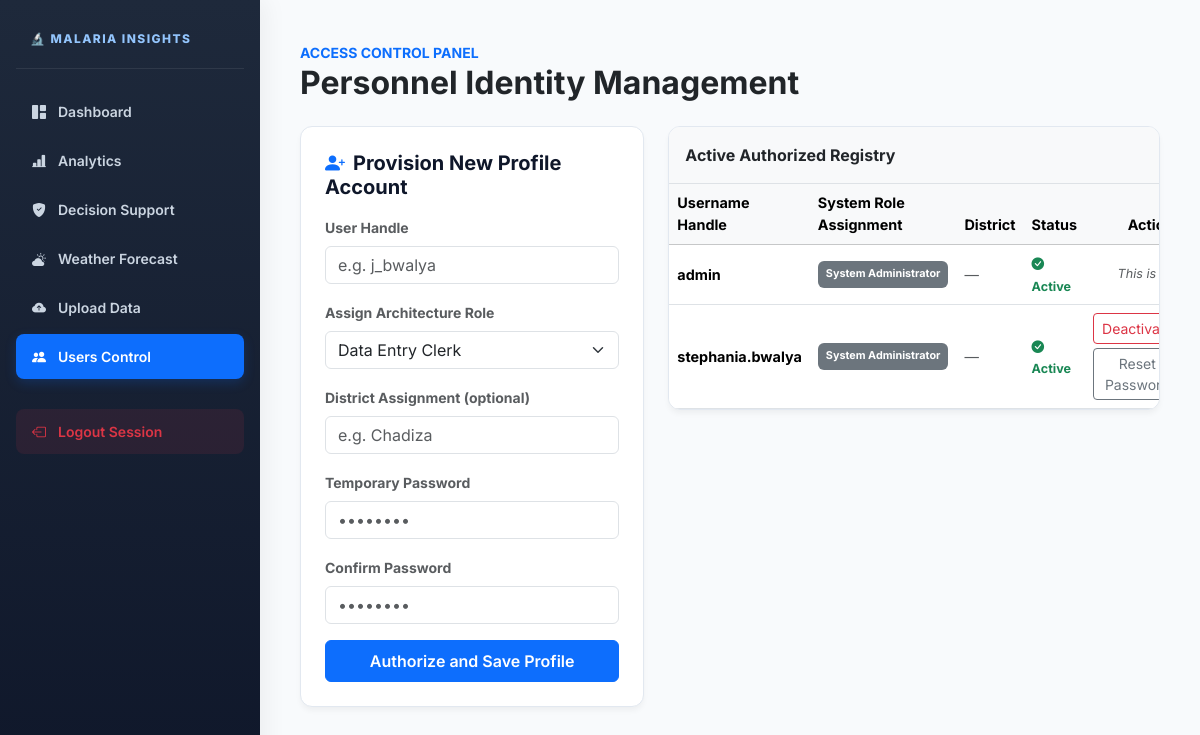
Page /user-management/ (signed in) on the committed database.
### malaria/models.py (models this page shows, shortened)
class SystemUser(AbstractUser):
    ROLE_CHOICES = (
        ('ADMIN', 'System Administrator'),
        ('EPIDEMIOLOGIST', 'Public Health Epidemiologist'),
        ('CLERK', 'Data Entry Clerk'),
    )
    role = models.CharField(max_length=20, choices=ROLE_CHOICES, default='CLERK')
    district_assignment = models.CharField(max_length=100, blank=True, null=True)

### malaria/views.py (the view, shortened to what this page needs)
# urls.py: path('user-management/', views.users_view, name='users'),
@login_required
def users_view(request):
    if request.user.role != 'ADMIN':
        messages.error(request, "Unauthorized Access Blocked. Administrative Privileges Required.")
        return redirect('dashboard')
    all_users = SystemUser.objects.all().order_by('username')
    return render(request, 'users.html', {'system_users': all_users})

### malaria/templates/users.html (shortened to what this page needs)
{% extends 'base.html' %}
{% block content %}
<div class="mb-4">
    <span class="text-primary fw-bold text-uppercase small">Access Control Panel</span>
    <h2 class="fw-bold text-dark m-0">Personnel Identity Management</h2>
</div>
<div class="row g-4">
    <div class="col-lg-5">
        <div class="premium-card">
            <h5 class="fw-bold mb-3"><i class="bi bi-person-plus-fill text-primary me-2"></i>Provision New Profile Account</h5>
            <form method="POST">
                <div class="mb-3">
                    <label class="form-label small fw-bold text-muted" for="newUsername">User Handle</label>
                    <input type="text" id="newUsername" name="new_username" class="form-control" placeholder="e.g. j_bwalya" required>
                </div>
                <div class="mb-3">
                    <label class="form-label small fw-bold text-muted" for="newRole">Assign Architecture Role</label>
                    <select id="newRole" name="new_role" class="form-select">
                        <option value="CLERK">Data Entry Clerk</option>
                    </select>
                </div>
                <div class="mb-3">
                    <label class="form-label small fw-bold text-muted" for="newDistrict">District Assignment (optional)</label>
                    <input type="text" id="newDistrict" name="new_district" class="form-control" placeholder="e.g. Chadiza">
                </div>
                <div class="mb-3">
                    <label class="form-label small fw-bold text-muted" for="newPassword">Temporary Password</label>
                    <input type="password" id="newPassword" name="new_password" class="form-control" placeholder="••••••••" required>
                </div>
                <div class="mb-3">
                    <label class="form-label small fw-bold text-muted" for="newPasswordConfirm">Confirm Password</label>
                    <input type="password" id="newPasswordConfirm" name="new_password_confirm" class="form-control" placeholder="••••••••" required>
                </div>
                <button type="submit" class="btn btn-primary w-100 py-2 fw-semibold">Authorize and Save Profile</button>
            </form>
        </div>
    </div>
    <div class="col-lg-7">
        <div class="premium-card p-0 overflow-hidden">
            <div class="p-3 bg-light border-bottom fw-bold text-dark">Active Authorized Registry</div>
            <div class="table-responsive">
                <table class="table align-middle m-0" style="font-size:0.9rem;">
                    <thead class="table-light">
                        <tr>
                            <th>Username Handle</th>
                            <th>System Role Assignment</th>
                            <th>District</th>
                            <th>Status</th>
                            <th class="text-end">Actions</th>
                        </tr>
                    </thead>
                    <tbody>
                        {% for u in system_users %}
                        <tr>
                            <td><strong>{{ u.username }}</strong></td>
                            <td><span class="badge bg-secondary p-2">{{ u.get_role_display }}</span></td>
                            <td class="text-muted">{{ u.district_assignment|default:"—" }}</td>
                            <td>
                                {% if u.is_active %}
                                <span class="text-success small fw-bold"><i class="bi bi-check-circle-fill me-1"></i>Active</span>
                                {% else %}
                                <span class="text-danger small fw-bold"><i class="bi bi-slash-circle-fill me-1"></i>Deactivated</span>
                                {% endif %}
                            </td>
                            <td class="text-end">
                                <div class="d-flex justify-content-end gap-1 flex-wrap">
                                    {% if u != request.user %}
                                    <form method="POST" class="d-inline">
                                        <button type="submit" class="btn btn-sm {% if u.is_active %}btn-outline-danger{% else %}btn-outline-success{% endif %}">
                                            {% if u.is_active %}Deactivate{% else %}Activate{% endif %}
                                        </button>
                                    </form>
                                    <button type="button" class="btn btn-sm btn-outline-secondary" data-bs-toggle="collapse" data-bs-target="#resetPw{{ u.id }}">
                                        Reset Password
                                    </button>
                                    {% else %}
                                    <span class="text-muted small fst-italic">This is you</span>
                                    {% endif %}
                                </div>
                            </td>
                        </tr>
                        {% endfor %}
                    </tbody>
                </table>
            </div>
        </div>
    </div>
</div>
{% endblock %}

### malaria/templates/base.html (shortened to what this page needs)
<!DOCTYPE html>
<html lang="en">
<head>
    <link href="https://cdn.jsdelivr.net/npm/bootstrap@5.3.3/dist/css/bootstrap.min.css" rel="stylesheet">
    <link href="https://cdn.jsdelivr.net/npm/bootstrap-icons@1.11.3/font/bootstrap-icons.min.css" rel="stylesheet">
    <link rel="stylesheet" href="https://unpkg.com/leaflet@1.9.4/dist/leaflet.css">
</head>
<body>
<div class="layout-wrapper">
    <aside class="dashboard-sidebar" id="dashboardSidebar">
        <div class="sidebar-brand">🔬 MALARIA INSIGHTS</div>
        <ul class="sidebar-menu">
            <li class="sidebar-item"><a href="{% url 'dashboard' %}" class="sidebar-link {% if request.resolver_match.url_name == 'dashboard' %}active-tab{% endif %}"><i class="bi bi-grid-1x2-fill"></i> Dashboard</a></li>
            <li class="sidebar-item"><a href="{% url 'analytics' %}" class="sidebar-link {% if request.resolver_match.url_name == 'analytics' %}active-tab{% endif %}"><i class="bi bi-bar-chart-line-fill"></i> Analytics</a></li>
            <li class="sidebar-item"><a href="{% url 'decision' %}" class="sidebar-link {% if request.resolver_match.url_name == 'decision' %}active-tab{% endif %}"><i class="bi bi-shield-fill-check"></i> Decision Support</a></li>
            <li class="sidebar-item"><a href="{% url 'weather' %}" class="sidebar-link {% if request.resolver_match.url_name == 'weather' %}active-tab{% endif %}"><i class="bi bi-cloud-sun-fill"></i> Weather Forecast</a></li>
            <li class="sidebar-item"><a href="{% url 'upload' %}" class="sidebar-link {% if request.resolver_match.url_name == 'upload' %}active-tab{% endif %}"><i class="bi bi-cloud-arrow-up-fill"></i> Upload Data</a></li>
            {% if request.user.role == 'ADMIN' %}
            <li class="sidebar-item"><a href="{% url 'users' %}" class="sidebar-link {% if request.resolver_match.url_name == 'users' %}active-tab{% endif %}"><i class="bi bi-people-fill"></i> Users Control</a></li>
            {% endif %}
            <li class="sidebar-item" style="margin-top: 30px;"><a href="{% url 'logout' %}" class="sidebar-link text-danger bg-danger bg-opacity-10"><i class="bi bi-box-arrow-left"></i> Logout Session</a></li>
        </ul>
    </aside>
    <main class="main-workspace">
        {% block content %}{% endblock %}
    </main>
</div>
</body>
</html>

### malaria/templates/base.html (style rules this page uses)
:root { --ink: #0f172a; --muted: #64748b; --surface: #ffffff; --canvas: #f8fafc; --primary: #0d6efd; --border: #e2e8f0; --sidebar-gradient: linear-gradient(180deg, #1e293b 0%, #0f172a 100%); }
* { box-sizing: border-box; margin: 0; padding: 0; }
body { color: var(--ink); background-color: var(--canvas); font-family: 'Inter', sans-serif !important; }
.layout-wrapper { display: flex; min-height: 100vh; }
.dashboard-sidebar { width: 260px; flex: 0 0 260px; padding: 30px 16px; background: var(--sidebar-gradient); box-shadow: 6px 0 22px rgba(0,0,0,0.05); display: flex; flex-direction: column; }
.sidebar-brand { color: #93c5fd; font-size: 12px; font-weight: 800; letter-spacing: 0.12em; padding: 0 14px 20px; margin-bottom: 20px; border-bottom: 1px solid rgba(255,255,255,0.08); }
.sidebar-menu { list-style: none; padding: 0; margin: 0; }
.sidebar-item { margin-bottom: 4px; }
.sidebar-link { display: flex; align-items: center; gap: 12px; color: #cbd5e1; font-size: 14px; font-weight: 600; padding: 12px 16px; text-decoration: none; border-radius: 8px; transition: all 0.2s; }
.sidebar-link.active-tab { background: var(--primary) !important; color: white !important; box-shadow: 0 4px 12px rgba(13,110,253,0.2); }
.main-workspace { flex: 1; padding: 40px; overflow-y: auto; }
.premium-card { background: var(--surface); border: 1px solid var(--border); border-radius: 12px; box-shadow: 0 4px 6px -1px rgba(0,0,0,0.05); padding: 24px; }

### rows in the picture
SystemUser: username "admin", role "System Administrator", district_assignment "—", is_active True (drawn), shows "This is…"
SystemUser: username "stephania.bwalya", role "System Administrator", district_assignment "—", is_active True (drawn)
